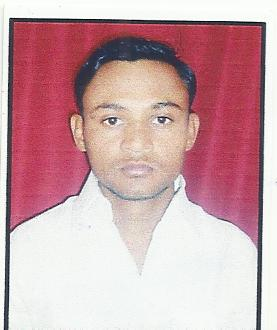
#> input picture python/15.jpg, 277 x 330 px
$ python hist.py
#> lines starting #> are read from the running program, lines starting #| are printed output that depends on the picture

import cv2
import numpy as np
from matplotlib import pyplot as plt
img = cv2.imread('15.jpg',0)
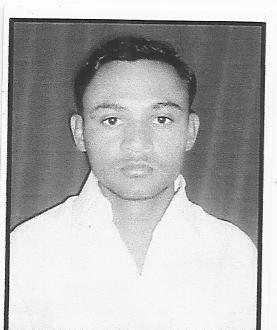
#> img: shape (330, 277); min 0, max 255, mean 177.4

# create a mask
mask = np.zeros(img.shape[:2], np.uint8)
mask[71:205,68:202] = 255
masked_img = cv2.bitwise_and(img,img,mask = mask)
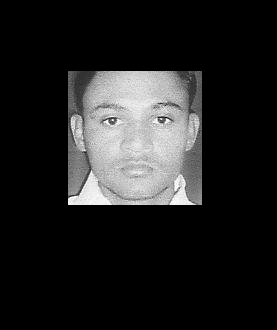
#> masked_img: shape (330, 277); min 0, max 255, mean 33.7

# Calculate histogram with mask and without mask
# Check third argument for mask
hist_full = cv2.calcHist([img],[0],None,[256],[0,256])
#> hist_full = 256 values, max 6589 at index 245, min 1 at index 1, mean 357.1
hist_mask = cv2.calcHist([img],[0],mask,[256],[0,256])
#> hist_mask = 256 values, max 261 at index 193, min 0 at index 1, mean 70.14

plt.subplot(221), plt.imshow(img, 'gray')
plt.subplot(222), plt.imshow(mask,'gray')
plt.subplot(223), plt.imshow(masked_img, 'gray')
plt.subplot(224), plt.plot(hist_full),plt.plot(hist_mask)

plt.xlim([0,256])

plt.show()
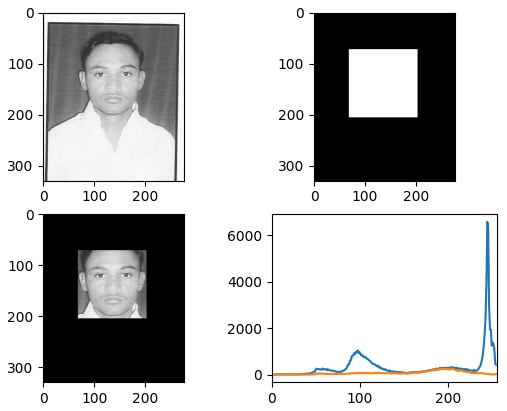
#> figure drawn by matplotlib, 4 panels; panel 4: curve peaks at x = 245, y = 6589; panel 4: curve peaks at x = 193, y = 261

$ run again, with python/14.jpg copied over python/15.jpg
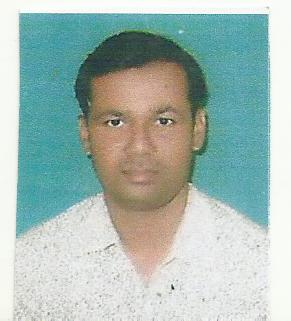
#> input picture python/14.jpg, 291 x 321 px
#> `masked_img = cv2.bitwise_and(img,img,mask = mask)`:
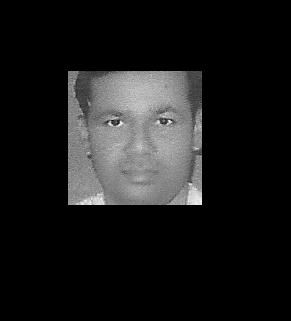
#> masked_img: shape (321, 291); min 0, max 255, mean 26.7
#> hist_full = 256 values, max 4172 at index 250, min 0 at index 0, mean 364.9
#> hist_mask = 256 values, max 391 at index 139, min 0 at index 0, mean 70.14
#> `plt.show()`:
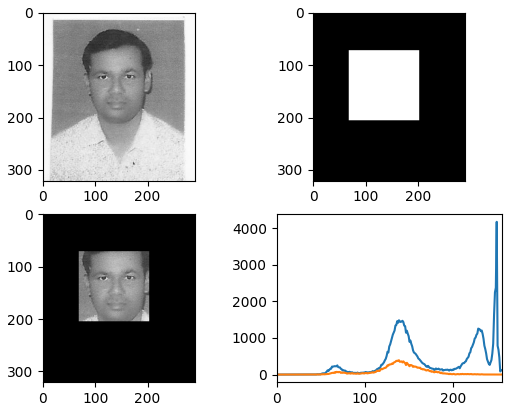
#> figure drawn by matplotlib, 4 panels; panel 4: curve peaks at x = 250, y = 4172; panel 4: curve peaks at x = 139, y = 391
